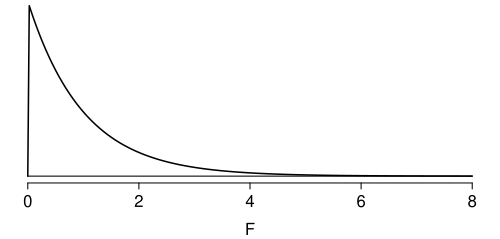

Recreate this plot in R.
rm(list = ls())
library(openintro)

X <- seq(0, 8, len = 300)
Y <- df(X, 2.00001, 423)

myPDF("fDist2And423.pdf", 5, 2.4,
      mar = c(2.8, 0.5, 0, 0.5),
      mgp = c(1.8, 0.4, 0))
plot(X, Y,
     type = "l",
     xlab = "F",
     ylab = "",
     axes = FALSE,
     lwd = 1.5)
lines(c(0, 8), rep(0, 2))
axis(1)
dev.off()


myPDF("fDist2And423Shaded.pdf", 5, 1.8,
      mar = c(1.6, 3.1, 0.5, 0.5),
      mgp = c(2, 0.5, 0))
plot(X, Y,
     type = "l",
     xlab = "F",
     ylab = "",
     axes = FALSE)
lines(c(0, 8), rep(0, 2))
axis(1)
temp <- which(X > 5.077)
x    <- X[c(temp, rev(temp), temp[1])]
y    <- c(Y[temp], rep(0, length(temp)), Y[temp[1]])
polygon(x, y, col = COL[4], border = COL[4], lwd = 2)
arrows(6.3, 0.3, 6.5, 0.05, length = 0.05)
text(6.3, 0.3, "Small tail area", pos = 3)
dev.off()
